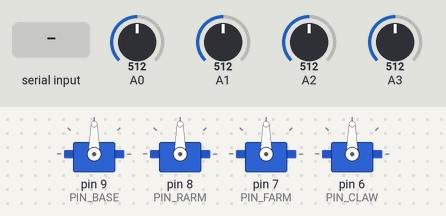
This sketch was run on a simulated Arduino Uno, built with avr-gcc and run on an emulated ATmega328P. Parts: 4 × servo. The test bench sets the inputs (shaded band); at power-on: A0 = 512, A2 = 512, A1 = 512, A3 = 512. What the sketch prints to the serial monitor is not drawn.

Above: at 2.4 s.
2.5 s: A0 set to 527
4.0 s: A0 set to 553
At 5.8 s:
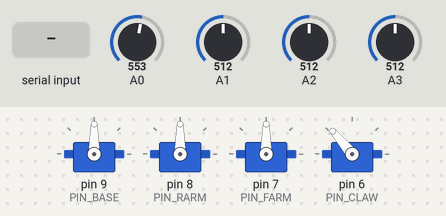
6.3 s: "c\n" received over Serial
9.3 s: A2 set to 549
At 12.0 s:
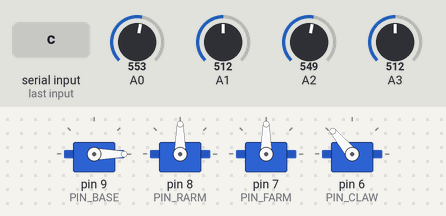
12.3 s: A1 set to 555
At 14.7 s:
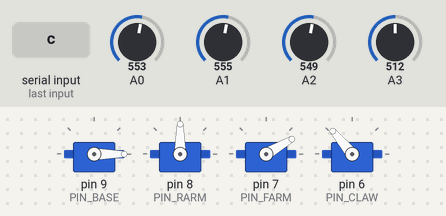
15.0 s: A3 set to 716
At 16.7 s:
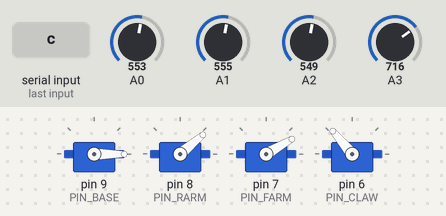
Timing chart, 0 to 18.2 s (numbered marks = the images above; inputs shaded):
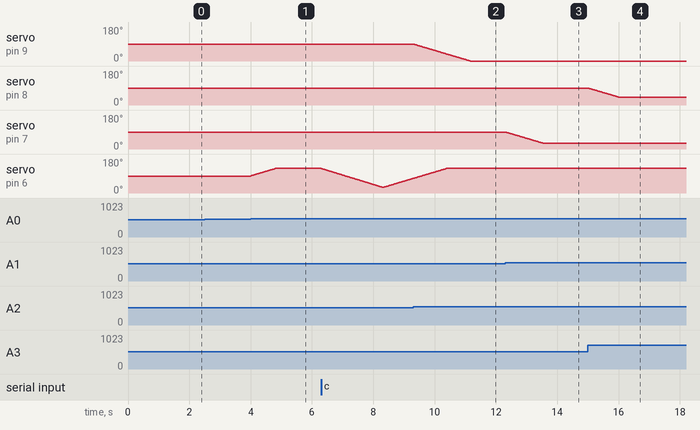

Measured:
- the behaviour switches between 537 and 538 on A0 (found by bisection; images 0 and 1)
- the behaviour switches between 537 and 538 on A2 (found by bisection; images 1 and 2)
- the behaviour switches between 537 and 538 on A1 (found by bisection; images 2 and 3)
- after the input at 2.5 s, every drawn part: stays the same
- after the input at 4.0 s, servo on pin 6 (PIN_CLAW): moves from 90° to 130° over 0.80 s, starting at once
- after the input at 9.3 s, servo on pin 9 (PIN_BASE): moves from 90° to 0° over 1.8 s, starting at once
- after the input at 12.3 s, servo on pin 7 (PIN_FARM): moves from 90° to 30° over 1.2 s, starting at once
- after the input at 15.0 s, servo on pin 8 (PIN_RARM): moves from 90° to 40° over 1.0 s, starting at once

The sketch:

angle.ino
```cpp
/*
 * ============================================================================
 *  文件：angle.ino
 *  工程：angle —— 摇杆控制 + 末端坐标实时显示 + XYZ 协同控制
 * ----------------------------------------------------------------------------
 *  功能说明：
 *    1. 摇杆实时操控 4 个关节（速度控制 + 死区，通道映射与 test1.1 一致）
 *    2. 串口每 300ms 自动刷新一行，显示当前坐标（0~180° 角度值）：
 *         X=xxx  Y=xxx  Z=xxx  C=xxx
 *         X=底座角度  Y=后臂角度  Z=前臂角度  C=夹爪角度
 *    3. 串口 XYZ 协同控制：一条指令同步控制三个臂关节
 *
 *  串口指令（9600 波特率，回车/换行结束，大小写均可）：
 *    x角度,y角度,z角度    同步控制 底座/后臂/前臂（例：x60,y35,z20）
 *    c角度                夹爪单独控制（例：c45）
 *    C                    所有关节回中（X=90 Y=90 Z=90 C=30）
 *    ?                    立即打印一次当前坐标
 *
 *  坐标口径：
 *    X、Y、Z 即三个臂关节的角度值，范围 0~180（与舵机角度一致）。
 *    映射：X→底座(9号引脚)  Y→后臂(8号引脚)  Z→前臂(7号引脚)，夹爪为 C。
 *
 *  硬件接线：
 *    舵机：base=D9  rArm=D8  fArm=D7  claw=D6
 *    摇杆：右摇杆上下=A3→后臂、右摇杆左右=A2→底座
 *          左摇杆上下=A1→前臂、左摇杆左右=A0→夹爪
 * ============================================================================
 */
#include <Servo.h>            // Arduino 舵机驱动库

/* ---------------- 舵机引脚定义 ---------------- */
#define PIN_BASE  9           // 底座舵机 → 数字引脚 9
#define PIN_RARM  8           // 后臂舵机 → 数字引脚 8
#define PIN_FARM  7           // 前臂舵机 → 数字引脚 7
#define PIN_CLAW  6           // 夹爪舵机 → 数字引脚 6

/* ---------------- 摇杆模拟引脚定义 ---------------- */
#define JOY1_X    A3          // 右摇杆上下轴 → 后臂
#define JOY1_Y    A2          // 右摇杆左右轴 → 底座
#define JOY2_X    A1          // 左摇杆上下轴 → 前臂
#define JOY2_Y    A0          // 左摇杆左右轴 → 夹爪

/* ---------------- 舵机限位（超限自动钳制，保护舵机） ---------------- */
#define BASE_MIN  0           // 底座角度下限（X）
#define BASE_MAX  180         // 底座角度上限（X）
#define RARM_MIN  40          // 后臂角度下限（Y）
#define RARM_MAX  160         // 后臂角度上限（Y，防堵转）
#define FARM_MIN  30          // 前臂角度下限（Z）
#define FARM_MAX  130         // 前臂角度上限（Z）
#define CLAW_MIN  5           // 夹爪张开极限角度（C）
#define CLAW_MAX  130         // 夹爪闭合极限角度（C）

/* ---------------- 摇杆控制参数 ----------------
 * 摇杆是"速度控制"：推杆越远离中位，关节转动越快。 */
#define JOY_CENTER   512      // 摇杆模拟值中点
#define JOY_DEADBAND 25       // 死区：中位 ±25 内视为未拨动
#define JOY_MAX_STEP 1        // 单轮循环最大角度增量（度）

/* ---------------- 摇杆方向配置（按 test1.1 实测） ---------------- */
#define DIR_JOY1_X  -1        // 后臂方向系数
#define DIR_JOY1_Y  -1        // 底座方向系数
#define DIR_JOY2_X  -1        // 前臂方向系数
#define DIR_JOY2_Y  +1        // 夹爪方向系数

/* ---------------- 运动速度 ---------------- */
int servoDelay = 20;          // 每度延时毫秒数（越大越慢）

/* ---------------- 坐标显示参数 ---------------- */
#define PRINT_MS 300          // 串口自动刷新坐标的间隔毫秒数

/* ---------------- 舵机对象与当前坐标 ---------------- */
Servo base, rArm, fArm, claw; // 4 个舵机对象
int curX = 90;                // 当前 X = 底座角度
int curY = 90;                // 当前 Y = 后臂角度
int curZ = 90;                // 当前 Z = 前臂角度
int curC = 90;                // 当前 C = 夹爪角度

/* ---------------- 串口行缓冲 ---------------- */
char lineBuf[32];             // 一行指令缓冲
int  lineLen = 0;             // 已接收字符数
unsigned long lastPrint = 0;  // 上次坐标打印的时间戳

/* ==================== 角度限位钳制 ==================== */
int clampVal(int v, int lo, int hi){
  return (v < lo) ? lo : ((v > hi) ? hi : v);
}

/* ==================== 摇杆轴增量读取 ====================
 * 功能：读某摇杆轴偏离中位的程度，换算成角度增量
 * 返回：死区内 0；越往一端推 ±1~±JOY_MAX_STEP */
int axisDelta(int pin){
  int v = analogRead(pin);
  if (v > JOY_CENTER + JOY_DEADBAND){
    int span = 1023 - (JOY_CENTER + JOY_DEADBAND);
    if (span <= 0) return 1;
    return map(v - (JOY_CENTER + JOY_DEADBAND), 0, span, 1, JOY_MAX_STEP);
  }
  if (v < JOY_CENTER - JOY_DEADBAND){
    int span = JOY_CENTER - JOY_DEADBAND;
    if (span <= 0) return -1;
    return -map((JOY_CENTER - JOY_DEADBAND) - v, 0, span, 1, JOY_MAX_STEP);
  }
  return 0;
}

/* ==================== 多舵机同步移动 ====================
 * 功能：4 个关节同步逐度运动到目标坐标（带限位保护） */
void syncMove(int tX, int tY, int tZ, int tC, int stepMs){
  tX = clampVal(tX, BASE_MIN, BASE_MAX);
  tY = clampVal(tY, RARM_MIN, RARM_MAX);
  tZ = clampVal(tZ, FARM_MIN, FARM_MAX);
  tC = clampVal(tC, CLAW_MIN, CLAW_MAX);
  bool done = false;
  while (!done){
    done = true;
    if (curX != tX){ curX += (tX > curX) ? 1 : -1; base.write(curX); done = false; }
    if (curY != tY){ curY += (tY > curY) ? 1 : -1; rArm.write(curY); done = false; }
    if (curZ != tZ){ curZ += (tZ > curZ) ? 1 : -1; fArm.write(curZ); done = false; }
    if (curC != tC){ curC += (tC > curC) ? 1 : -1; claw.write(curC); done = false; }
    delay(stepMs);
  }
}

/* ==================== 回中 ====================
 * 功能：所有关节回到初始姿态（X=90 Y=90 Z=90 C=30） */
void centerAll(){
  syncMove(90, 90, 90, 30, servoDelay);
}

/* ==================== 打印一次当前坐标 ====================
 * 功能：输出当前坐标，格式与 XYZ 控制对应（0~180° 角度值）
 * 输出格式：X=xxx  Y=xxx  Z=xxx  C=xxx */
void printXYZ(){
  Serial.print("X=");  Serial.print(curX);
  Serial.print("  Y="); Serial.print(curY);
  Serial.print("  Z="); Serial.print(curZ);
  Serial.print("  C="); Serial.println(curC);
}

/* ==================== XYZ 协同指令解析 ====================
 * 功能：解析 "x角度,y角度,z角度" 并同步控制三个臂关节
 * 映射：X→底座、Y→后臂、Z→前臂，夹爪 C 保持不动
 * 例：x60,y35,z20 → 底座60°、后臂35°、前臂20° 同步运动 */
void parseXYZ(const char *line){
  char buf[32];
  strncpy(buf, line, sizeof(buf) - 1);
  buf[sizeof(buf) - 1] = '\0';
  for (int i = 0; buf[i]; i++) buf[i] = tolower(buf[i]); // 统一小写

  int xi = -1, yi = -1, zi = -1;                    // 三个字母的位置
  for (int i = 0; buf[i]; i++){
    if (buf[i] == 'x' && xi < 0) xi = i;
    else if (buf[i] == 'y' && yi < 0) yi = i;
    else if (buf[i] == 'z' && zi < 0) zi = i;
  }
  if (xi < 0 || yi < 0 || zi < 0){                  // 缺少任一字母
    Serial.println("! 格式错误：应为 x角度,y角度,z角度，例如 x60,y35,z20");
    return;
  }
  int vx = -1, vy = -1, vz = -1;
  for (int i = xi + 1; i < (int)strlen(buf) && buf[i] >= '0' && buf[i] <= '9'; i++)
    vx = (vx < 0 ? 0 : vx) * 10 + (buf[i] - '0');
  for (int i = yi + 1; i < (int)strlen(buf) && buf[i] >= '0' && buf[i] <= '9'; i++)
    vy = (vy < 0 ? 0 : vy) * 10 + (buf[i] - '0');
  for (int i = zi + 1; i < (int)strlen(buf) && buf[i] >= '0' && buf[i] <= '9'; i++)
    vz = (vz < 0 ? 0 : vz) * 10 + (buf[i] - '0');
  if (vx < 0 || vy < 0 || vz < 0){                  // 任一角度缺失
    Serial.println("! 角度解析失败，请检查格式");
    return;
  }
  Serial.print("+ 协同控制：X底座="); Serial.print(vx);
  Serial.print(" Y后臂="); Serial.print(vy);
  Serial.print(" Z前臂="); Serial.println(vz);
  syncMove(vx, vy, vz, curC, servoDelay);           // 同步移动三臂关节，夹爪不动
}

/* ==================== 串口指令解析 ====================
 * 功能：XYZ 协同控制 + 夹爪 c + C 回中 + ? 坐标查询 */
void handleCommand(const char *line){
  int len = strlen(line);
  if (len == 0) return;

  if (strchr(line, ',') != NULL){                   // 含逗号 → XYZ 协同指令
    parseXYZ(line);
    return;
  }

  char c = tolower(line[0]);
  if (len == 1){                                    // 单字符指令
    switch (c){
      case 'c': centerAll(); break;                 // C：回中
      case '?': printXYZ();  break;                 // ?：立即打印坐标
      default:  Serial.println("! 未知指令（x角度,y角度,z角度 / c角度 / C回中 / ?坐标）");
    }
    return;
  }

  if (c == 'c' && isDigit(line[1])){                // c角度：夹爪单独控制
    int v = 0, i = 1;
    while (line[i] >= '0' && line[i] <= '9'){ v = v * 10 + (line[i] - '0'); i++; }
    syncMove(curX, curY, curZ, v, servoDelay);      // 只动夹爪
    return;
  }
  Serial.println("! 未知指令");
}

/* ==================== 串口逐行读取 ==================== */
void readSerialLine(){
  while (Serial.available()){
    char ch = Serial.read();
    if (ch == '\n' || ch == '\r'){
      if (lineLen > 0){
        lineBuf[lineLen] = '\0';
        handleCommand(lineBuf);
        lineLen = 0;
      }
    } else if (lineLen < (int)sizeof(lineBuf) - 1){
      lineBuf[lineLen++] = ch;
    } else {
      lineLen = 0;
    }
  }
}

/* ==================== 初始化 ==================== */
void setup(){
  base.attach(PIN_BASE);  delay(200);               // 底座舵机接引脚 9
  rArm.attach(PIN_RARM);  delay(200);               // 后臂舵机接引脚 8
  fArm.attach(PIN_FARM);  delay(200);               // 前臂舵机接引脚 7
  claw.attach(PIN_CLAW);  delay(200);               // 夹爪舵机接引脚 6

  base.write(90); rArm.write(90); fArm.write(90); claw.write(90);
  delay(300);                                       // 等舵机到位

  Serial.begin(9600);
  Serial.println("=== angle：摇杆控制 + 坐标显示 + XYZ 协同控制（0~180°）===");
  Serial.println("指令：x角度,y角度,z角度 同步控三臂 | c角度 夹爪 | C回中 | ?坐标");
}

/* ==================== 主循环 ====================
 * 每轮：
 *   1. 处理串口指令（XYZ 协同/夹爪/回中/查询）
 *   2. 摇杆实时操控（速度控制）
 *   3. 每 PRINT_MS 毫秒自动打印一次当前坐标 */
void loop(){
  readSerialLine();                                 // 处理串口指令

  /* 摇杆实时操控（通道映射见配置区） */
  int dY = DIR_JOY1_X * axisDelta(JOY1_X);          // 后臂增量（Y）
  int dX = DIR_JOY1_Y * axisDelta(JOY1_Y);          // 底座增量（X）
  int dZ = DIR_JOY2_X * axisDelta(JOY2_X);          // 前臂增量（Z）
  int dC = DIR_JOY2_Y * axisDelta(JOY2_Y);          // 夹爪增量（C）
  if (dX || dY || dZ || dC){                        // 任一摇杆轴有输入
    if (dX){ curX = clampVal(curX + dX, BASE_MIN, BASE_MAX); base.write(curX); }
    if (dY){ curY = clampVal(curY + dY, RARM_MIN, RARM_MAX); rArm.write(curY); }
    if (dZ){ curZ = clampVal(curZ + dZ, FARM_MIN, FARM_MAX); fArm.write(curZ); }
    if (dC){ curC = clampVal(curC + dC, CLAW_MIN, CLAW_MAX); claw.write(curC); }
    delay(servoDelay);                              // 每步延时 = 当前速度档
  }

  /* 定时刷新坐标显示 */
  if (millis() - lastPrint >= PRINT_MS){            // 到 300ms 就打印一次
    printXYZ();
    lastPrint = millis();
  }
}
```
